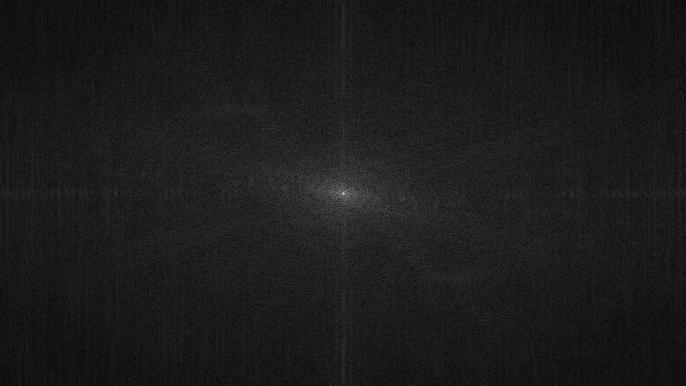
#> input picture Examples/exFFT/FFT/original.jpg, 686 x 386 px
$ python -i Rotate.py   (imports and definitions only)
#> lines starting #> are read from the running program, lines starting #| are printed output that depends on the picture; after the words box and inside, x2 and y2 are one past the last pixel; in counts of white or black regions, pixels touching at a corner belong together
### ImageProcessing/Contour.py
import cv2
import numpy as np
from ImageUtility import OddKernelArea, GetDefaultOption

def GetContours(dilate_img):
    contours, hierarchy = cv2.findContours(dilate_img, cv2.RETR_LIST, cv2.CHAIN_APPROX_SIMPLE)
    return contours

def DetectContourImg(
        img:np.ndarray,
        threshold_px:None|int = None,
        kernel      :np.ndarray = np.ones((2,30)),
        kernel_area :int = 9,
        ):
    kernel_area = OddKernelArea(kernel_area)
    img = cv2.GaussianBlur(img,(kernel_area,kernel_area), 0)
    if threshold_px != None:
        img = cv2.threshold(img, threshold_px, 255, cv2.THRESH_BINARY)[1]
    img = cv2.threshold(img, 0, 255, cv2.THRESH_BINARY_INV + cv2.THRESH_OTSU)[1]
    img = cv2.dilate(img, kernel, iterations = 1)
    return img

def SortContours(contour:list, is_reverse:bool = False, method:str|int = 4):
    message = '''
method:str|int = 4
* 0, x, left, right
* 1, y, top, bottom, up, down
* 2, w, width
* 3, h, height
* 4, size, area, s, a
'''
    if isinstance(method, int):
        method = GetDefaultOption(method,[4,0,1,2,3],message)
        if method == 0:
            return sorted(contour, key=lambda x:cv2.boundingRect(x)[0], reverse = is_reverse)
        if method == 1:
            return sorted(contour, key=lambda x:cv2.boundingRect(x)[1], reverse = is_reverse)
        if method == 2:
            return sorted(contour, key=lambda x:cv2.boundingRect(x)[2], reverse = is_reverse)
        if method == 3:
            return sorted(contour, key=lambda x:cv2.boundingRect(x)[3], reverse = is_reverse)
        if method == 4:
            return sorted(contour, key=lambda x:cv2.contourArea(x), reverse = is_reverse)
    if isinstance(method, str):
        method = method.replace(" ", "").lower()
        if any(sub == method[0] for sub in ['0', 'x', 'l', 'r']):
            return sorted(contour, key=lambda x:cv2.boundingRect(x)[0], reverse = is_reverse)
        if any(sub == method[0] for sub in ['1', 'y', 't', 'b', 'u', 'd']):
            return sorted(contour, key=lambda x:cv2.boundingRect(x)[1], reverse = is_reverse)
        if any(sub == method[0] for sub in ['2', 'w']):
            return sorted(contour, key=lambda x:cv2.boundingRect(x)[2], reverse = is_reverse)
        if any(sub == method[0] for sub in ['3', 'h']):
            return sorted(contour, key=lambda x:cv2.boundingRect(x)[3], reverse = is_reverse)
        if any(sub == method[0] for sub in ['4', 's', 'a']):
            return sorted(contour, key=lambda x:cv2.contourArea(x), reverse = is_reverse)
        else:
            print(message)
            return sorted(contour, key=lambda x:cv2.contourArea(x), reverse = is_reverse)

### ImageProcessing/ImageUtility.py
import cv2
import numpy as np

def InvertedImage(img:np.ndarray):
    return cv2.bitwise_not(img)

def OddKernelArea(num:int):
    num=int(num)
    if num<3:
        return 3
    else:
        if num%2==1:
            return num
        else:
            return num+1

# [8 lines left out: function SetPx, not called in this run]

def GetDefaultOption(input:any, input_options:list, message:str):
    if input not in input_options:
        print(message)
        return input_options[0]
    else:
        return input

# [12 lines left out: function GetSize, not called in this run]

'''
Reference
1. Tesseract OCR Tutorial
* https://nanonets.com/blog/ocr-with-tesseract/
2. How to Open an Image in Python with PIL
* https://youtu.be/UxYJxcdLrs0?si=biuELY46TWTwhqvX

'''

### ImageProcessing/Rotate.py

from Contour import GetContours, SortContours, DetectContourImg
import numpy as np
import cv2

def GetSkewAngle(img:np.ndarray):
    # https://github.com/wjbmattingly/ocr_python_textbook/blob/main/02_02_working%20with%20opencv.ipynb
    # https://becominghuman.ai/how-to-automatically-deskew-straighten-a-text-image-using-opencv-a0c30aed83df

    #####################################################################################################################

    # 1.st Step
    # Convert image to gray image and blur the image to rease noise in the image.

    # 2.nd Step
    # Then find the area with text
    # With a larger kernel on X axis to get rid of all spaces between words,
    # and a smaller kernel on Y axis to blend in lines of one block between each other,
    # but keep larger spaces between text blocks intact. (in the original state or similar to that state)
    # text becomes white (255,255,255), and background is black (0,0,0)

    if len(img.shape) == 3:
        img = cv2.cvtColor(img, cv2.COLOR_BGR2GRAY)
    img = DetectContourImg(img)

    #####################################################################################################################

    # 3.rd Find text blocks (contour detect white area)

    # 4.th There can be various approaches to determine skew angle,
    # but we’ll stick to the simple one — take the largest text block and use its angle.
    largest_contour = SortContours(GetContours(img))[-1]

    #####################################################################################################################

    # 5.th calculating angle.
    # The angle value always lies between [-90,0).
    # https://theailearner.com/tag/cv2-minarearect/

    minAreaRect = cv2.minAreaRect(largest_contour)
    angle = minAreaRect[-1]
    if angle < -45:
        angle = 90 + angle
    if angle > 45:
        angle = angle - 90

    return angle

def Rotate(img, angle:int|None = None):
    (h, w) = img.shape[:2]
    center = (w // 2, h // 2)
    if not isinstance(angle,(int,float)):
        angle = GetSkewAngle(img)
    rotation_matrix = cv2.getRotationMatrix2D(center, angle, 1.0)
    return cv2.warpAffine(
        img,
        rotation_matrix,
        (w, h),
        flags=cv2.INTER_CUBIC,
        borderMode=cv2.BORDER_REPLICATE
        )

>>> import cv2
>>> picture = cv2.imread('../Examples/exFFT/FFT/original.jpg')
#> picture is the input picture: shape (386, 686, 3); min 4, max 242, mean 27.5
>>> result = Rotate(picture)
#> in DetectContourImg, `img = cv2.threshold(img, 0, 255, cv2.THRESH_BINARY_INV + cv2.THRESH_OT..`:
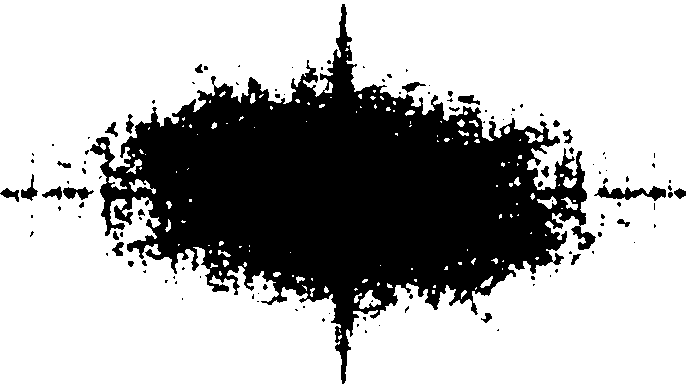
#> img: shape (386, 686); 69.4% white; 121 black regions (89 under 20 px), largest, box (x1, y1, x2, y2) and area: (90, 4, 596, 384) 78000, (594, 185, 666, 201) 556, (63, 187, 94, 200) 230
#> in DetectContourImg, `img = cv2.dilate(img, kernel, iterations = 1)`:
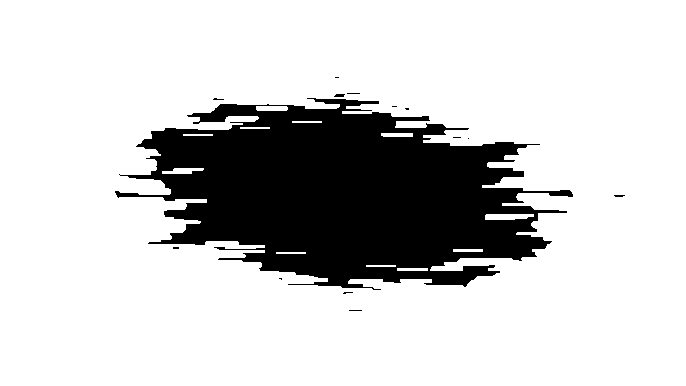
#> img: shape (386, 686); 80.4% white; 14 black regions (12 under 20 px)
#> in GetContours, `contours, hierarchy = cv2.findContours(dilate_img, cv2.RETR_LIST, cv2...`: contours = 27 contours, 8 with area under 20; largest, box (x1, y1, x2, y2) and area: (0, 0, 686, 386) 263725, (114, 97, 574, 291) 54448, (485, 214, 534, 220) 209, (162, 168, 204, 174) 136, (256, 106, 288, 111) 122
#> in SortContours, `method = GetDefaultOption(method,[4,0,1,2,3],message)`: method = 4
#> in GetSkewAngle, `largest_contour = SortContours(GetContours(img))[-1]`: largest_contour = [[0, 0], [0, 385], [685, 385], [685, 0]]
#> in GetSkewAngle, `minAreaRect = cv2.minAreaRect(largest_contour)`: minAreaRect = ((342.5, 192.5), (385, 685), -90)
#> in GetSkewAngle, `angle = minAreaRect[-1]`: angle = -90
#> in GetSkewAngle, `angle = 90 + angle`: angle = 0
#> in Rotate, `rotation_matrix = cv2.getRotationMatrix2D(center, angle, 1.0)`: rotation_matrix = [[1, 0, 0], [0, 1, 0]]
